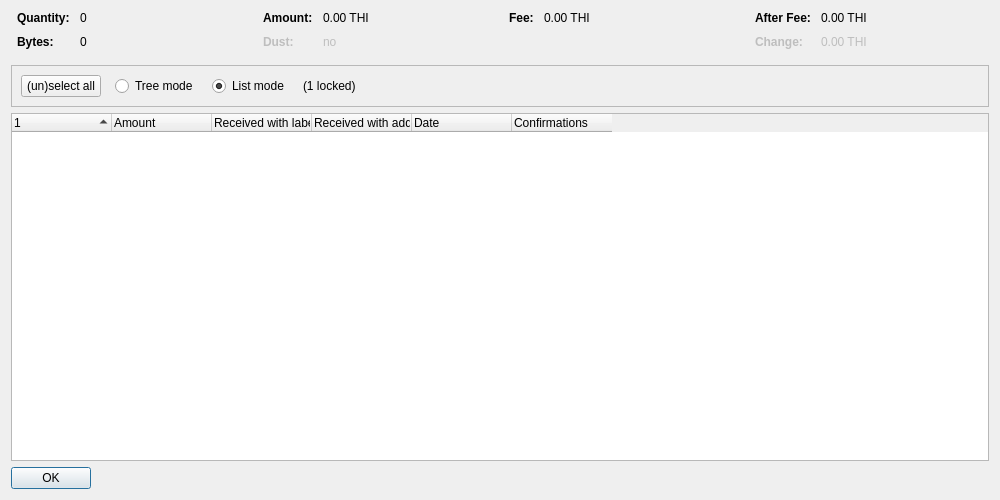
<?xml version="1.0" encoding="UTF-8"?>
<ui version="4.0">
 <class>CoinControlDialog</class>
 <widget class="QDialog" name="CoinControlDialog">
  <property name="geometry">
   <rect>
    <x>0</x>
    <y>0</y>
    <width>1000</width>
    <height>500</height>
   </rect>
  </property>
  <property name="windowTitle">
   <string>Coin Selection</string>
  </property>
  <layout class="QVBoxLayout" name="verticalLayout">
   <item>
    <layout class="QHBoxLayout" name="horizontalLayoutTop" stretch="0,0,0,0">
     <property name="topMargin">
      <number>0</number>
     </property>
     <property name="bottomMargin">
      <number>10</number>
     </property>
     <item>
      <layout class="QFormLayout" name="formLayoutCoinControl1">
       <property name="horizontalSpacing">
        <number>10</number>
       </property>
       <property name="verticalSpacing">
        <number>10</number>
       </property>
       <property name="leftMargin">
        <number>6</number>
       </property>
       <property name="rightMargin">
        <number>6</number>
       </property>
       <item row="0" column="0">
        <widget class="QLabel" name="labelCoinControlQuantityText">
         <property name="font">
          <font>
           <weight>75</weight>
           <bold>true</bold>
          </font>
         </property>
         <property name="text">
          <string>Quantity:</string>
         </property>
        </widget>
       </item>
       <item row="0" column="1">
        <widget class="QLabel" name="labelCoinControlQuantity">
         <property name="cursor">
          <cursorShape>IBeamCursor</cursorShape>
         </property>
         <property name="contextMenuPolicy">
          <enum>Qt::ActionsContextMenu</enum>
         </property>
         <property name="text">
          <string notr="true">0</string>
         </property>
         <property name="textInteractionFlags">
          <set>Qt::LinksAccessibleByMouse|Qt::TextSelectableByKeyboard|Qt::TextSelectableByMouse</set>
         </property>
        </widget>
       </item>
       <item row="1" column="0">
        <widget class="QLabel" name="labelCoinControlBytesText">
         <property name="font">
          <font>
           <weight>75</weight>
           <bold>true</bold>
          </font>
         </property>
         <property name="text">
          <string>Bytes:</string>
         </property>
        </widget>
       </item>
       <item row="1" column="1">
        <widget class="QLabel" name="labelCoinControlBytes">
         <property name="cursor">
          <cursorShape>IBeamCursor</cursorShape>
         </property>
         <property name="contextMenuPolicy">
          <enum>Qt::ActionsContextMenu</enum>
         </property>
         <property name="text">
          <string notr="true">0</string>
         </property>
         <property name="textInteractionFlags">
          <set>Qt::LinksAccessibleByMouse|Qt::TextSelectableByKeyboard|Qt::TextSelectableByMouse</set>
         </property>
        </widget>
       </item>
      </layout>
     </item>
     <item>
      <layout class="QFormLayout" name="formLayoutCoinControl2">
       <property name="horizontalSpacing">
        <number>10</number>
       </property>
       <property name="verticalSpacing">
        <number>10</number>
       </property>
       <property name="leftMargin">
        <number>6</number>
       </property>
       <property name="rightMargin">
        <number>6</number>
       </property>
       <item row="0" column="0">
        <widget class="QLabel" name="labelCoinControlAmountText">
         <property name="font">
          <font>
           <weight>75</weight>
           <bold>true</bold>
          </font>
         </property>
         <property name="text">
          <string>Amount:</string>
         </property>
        </widget>
       </item>
       <item row="0" column="1">
        <widget class="QLabel" name="labelCoinControlAmount">
         <property name="cursor">
          <cursorShape>IBeamCursor</cursorShape>
         </property>
         <property name="contextMenuPolicy">
          <enum>Qt::ActionsContextMenu</enum>
         </property>
         <property name="text">
          <string notr="true">0.00 THI</string>
         </property>
         <property name="textInteractionFlags">
          <set>Qt::LinksAccessibleByMouse|Qt::TextSelectableByKeyboard|Qt::TextSelectableByMouse</set>
         </property>
        </widget>
       </item>
       <item row="1" column="0">
        <widget class="QLabel" name="labelCoinControlLowOutputText">
         <property name="enabled">
          <bool>false</bool>
         </property>
         <property name="font">
          <font>
           <weight>75</weight>
           <bold>true</bold>
          </font>
         </property>
         <property name="text">
          <string>Dust:</string>
         </property>
        </widget>
       </item>
       <item row="1" column="1">
        <widget class="QLabel" name="labelCoinControlLowOutput">
         <property name="enabled">
          <bool>false</bool>
         </property>
         <property name="cursor">
          <cursorShape>IBeamCursor</cursorShape>
         </property>
         <property name="contextMenuPolicy">
          <enum>Qt::ActionsContextMenu</enum>
         </property>
         <property name="text">
          <string notr="true">no</string>
         </property>
         <property name="textInteractionFlags">
          <set>Qt::LinksAccessibleByMouse|Qt::TextSelectableByKeyboard|Qt::TextSelectableByMouse</set>
         </property>
        </widget>
       </item>
      </layout>
     </item>
     <item>
      <layout class="QFormLayout" name="formLayoutCoinControl3">
       <property name="horizontalSpacing">
        <number>10</number>
       </property>
       <property name="verticalSpacing">
        <number>10</number>
       </property>
       <property name="leftMargin">
        <number>6</number>
       </property>
       <property name="rightMargin">
        <number>6</number>
       </property>
       <item row="0" column="0">
        <widget class="QLabel" name="labelCoinControlFeeText">
         <property name="font">
          <font>
           <weight>75</weight>
           <bold>true</bold>
          </font>
         </property>
         <property name="text">
          <string>Fee:</string>
         </property>
        </widget>
       </item>
       <item row="0" column="1">
        <widget class="QLabel" name="labelCoinControlFee">
         <property name="cursor">
          <cursorShape>IBeamCursor</cursorShape>
         </property>
         <property name="contextMenuPolicy">
          <enum>Qt::ActionsContextMenu</enum>
         </property>
         <property name="text">
          <string notr="true">0.00 THI</string>
         </property>
         <property name="textInteractionFlags">
          <set>Qt::LinksAccessibleByMouse|Qt::TextSelectableByKeyboard|Qt::TextSelectableByMouse</set>
         </property>
        </widget>
       </item>
      </layout>
     </item>
     <item>
      <layout class="QFormLayout" name="formLayoutCoinControl4">
       <property name="horizontalSpacing">
        <number>10</number>
       </property>
       <property name="verticalSpacing">
        <number>10</number>
       </property>
       <property name="leftMargin">
        <number>6</number>
       </property>
       <property name="rightMargin">
        <number>6</number>
       </property>
       <item row="0" column="0">
        <widget class="QLabel" name="labelCoinControlAfterFeeText">
         <property name="font">
          <font>
           <weight>75</weight>
           <bold>true</bold>
          </font>
         </property>
         <property name="text">
          <string>After Fee:</string>
         </property>
        </widget>
       </item>
       <item row="0" column="1">
        <widget class="QLabel" name="labelCoinControlAfterFee">
         <property name="cursor">
          <cursorShape>IBeamCursor</cursorShape>
         </property>
         <property name="contextMenuPolicy">
          <enum>Qt::ActionsContextMenu</enum>
         </property>
         <property name="text">
          <string notr="true">0.00 THI</string>
         </property>
         <property name="textInteractionFlags">
          <set>Qt::LinksAccessibleByMouse|Qt::TextSelectableByKeyboard|Qt::TextSelectableByMouse</set>
         </property>
        </widget>
       </item>
       <item row="1" column="0">
        <widget class="QLabel" name="labelCoinControlChangeText">
         <property name="enabled">
          <bool>false</bool>
         </property>
         <property name="font">
          <font>
           <weight>75</weight>
           <bold>true</bold>
          </font>
         </property>
         <property name="text">
          <string>Change:</string>
         </property>
        </widget>
       </item>
       <item row="1" column="1">
        <widget class="QLabel" name="labelCoinControlChange">
         <property name="enabled">
          <bool>false</bool>
         </property>
         <property name="cursor">
          <cursorShape>IBeamCursor</cursorShape>
         </property>
         <property name="contextMenuPolicy">
          <enum>Qt::ActionsContextMenu</enum>
         </property>
         <property name="text">
          <string notr="true">0.00 THI</string>
         </property>
         <property name="textInteractionFlags">
          <set>Qt::LinksAccessibleByMouse|Qt::TextSelectableByKeyboard|Qt::TextSelectableByMouse</set>
         </property>
        </widget>
       </item>
      </layout>
     </item>
    </layout>
   </item>
   <item>
    <widget class="QFrame" name="frame">
     <property name="minimumSize">
      <size>
       <width>0</width>
       <height>40</height>
      </size>
     </property>
     <property name="frameShape">
      <enum>QFrame::StyledPanel</enum>
     </property>
     <property name="frameShadow">
      <enum>QFrame::Sunken</enum>
     </property>
     <layout class="QHBoxLayout" name="horizontalLayout">
      <item>
       <layout class="QHBoxLayout" name="horizontalLayoutPanel" stretch="0,0,0,0,0">
        <property name="spacing">
         <number>14</number>
        </property>
        <item>
         <widget class="QPushButton" name="pushButtonSelectAll">
          <property name="sizePolicy">
           <sizepolicy hsizetype="Maximum" vsizetype="Fixed">
            <horstretch>0</horstretch>
            <verstretch>0</verstretch>
           </sizepolicy>
          </property>
          <property name="text">
           <string>(un)select all</string>
          </property>
          <property name="autoDefault">
           <bool>false</bool>
          </property>
         </widget>
        </item>
        <item>
         <widget class="QRadioButton" name="radioTreeMode">
          <property name="sizePolicy">
           <sizepolicy hsizetype="Maximum" vsizetype="Fixed">
            <horstretch>0</horstretch>
            <verstretch>0</verstretch>
           </sizepolicy>
          </property>
          <property name="text">
           <string>Tree mode</string>
          </property>
         </widget>
        </item>
        <item>
         <widget class="QRadioButton" name="radioListMode">
          <property name="sizePolicy">
           <sizepolicy hsizetype="Maximum" vsizetype="Fixed">
            <horstretch>0</horstretch>
            <verstretch>0</verstretch>
           </sizepolicy>
          </property>
          <property name="text">
           <string>List mode</string>
          </property>
          <property name="checked">
           <bool>true</bool>
          </property>
         </widget>
        </item>
        <item>
         <widget class="QLabel" name="labelLocked">
          <property name="text">
           <string notr="true">(1 locked)</string>
          </property>
         </widget>
        </item>
        <item>
         <spacer name="horizontalSpacer">
          <property name="orientation">
           <enum>Qt::Horizontal</enum>
          </property>
          <property name="sizeHint" stdset="0">
           <size>
            <width>40</width>
            <height>20</height>
           </size>
          </property>
         </spacer>
        </item>
       </layout>
      </item>
     </layout>
    </widget>
   </item>
   <item>
    <widget class="CoinControlTreeWidget" name="treeWidget">
     <property name="contextMenuPolicy">
      <enum>Qt::CustomContextMenu</enum>
     </property>
     <property name="sortingEnabled">
      <bool>false</bool>
     </property>
     <property name="columnCount">
      <number>6</number>
     </property>
     <attribute name="headerShowSortIndicator" stdset="0">
      <bool>true</bool>
     </attribute>
     <attribute name="headerStretchLastSection">
      <bool>false</bool>
     </attribute>
     <column>
      <property name="text">
       <string/>
      </property>
     </column>
     <column>
      <property name="text">
       <string>Amount</string>
      </property>
     </column>
     <column>
      <property name="text">
       <string>Received with label</string>
      </property>
     </column>
     <column>
      <property name="text">
       <string>Received with address</string>
      </property>
     </column>
     <column>
      <property name="text">
       <string>Date</string>
      </property>
     </column>
     <column>
      <property name="text">
       <string>Confirmations</string>
      </property>
      <property name="toolTip">
       <string>Confirmed</string>
      </property>
     </column>
     <column>
      <property name="text">
       <string/>
      </property>
     </column>
     <column>
      <property name="text">
       <string/>
      </property>
     </column>
     <column>
      <property name="text">
       <string/>
      </property>
     </column>
     <column>
      <property name="text">
       <string/>
      </property>
     </column>
    </widget>
   </item>
   <item>
    <widget class="QDialogButtonBox" name="buttonBox">
     <property name="sizePolicy">
      <sizepolicy hsizetype="Maximum" vsizetype="Fixed">
       <horstretch>0</horstretch>
       <verstretch>0</verstretch>
      </sizepolicy>
     </property>
     <property name="orientation">
      <enum>Qt::Horizontal</enum>
     </property>
     <property name="standardButtons">
      <set>QDialogButtonBox::Ok</set>
     </property>
    </widget>
   </item>
  </layout>
 </widget>
 <customwidgets>
  <customwidget>
   <class>CoinControlTreeWidget</class>
   <extends>QTreeWidget</extends>
   <header>qt/coincontroltreewidget.h</header>
  </customwidget>
 </customwidgets>
 <resources/>
 <connections/>
</ui>
